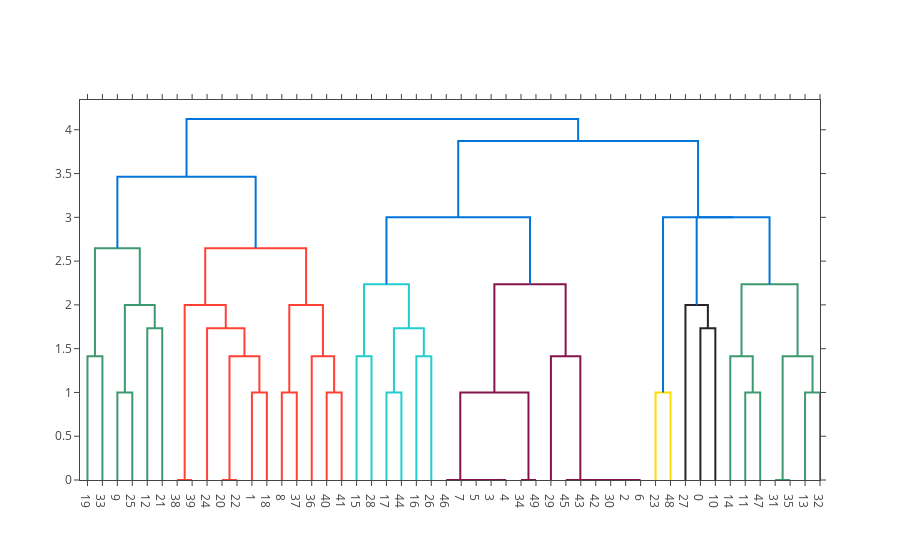

The code cell stored with this chart in its notebook:
### Code cell
dendro = ff.create_dendrogram(np.array(all_vectors[:50]))
iplot(dendro, filename='all_dendrogram')

### Figure 1 — Plotly figure (JSON) as saved in the notebook; plotly's stock layout.template omitted (floating-point values rounded to 4 significant figures)
{"data": [{"hoverinfo": "text", "marker": {"color": "rgb(61,153,112)"}, "mode": "lines", "type": "scatter", "uid": "bee4ff83-dc3b-4d88-ae21-8fc9eb14c9f7", "x": [5, 5, 15, 15], "xaxis": "x", "y": [0, 1.414, 1.414, 0], "yaxis": "y"}, {"hoverinfo": "text", "marker": {"color": "rgb(61,153,112)"}, "mode": "lines", "type": "scatter", "uid": "7a336580-c521-47cd-80b1-fe51fad124b8", "x": [25, 25, 35, 35], "xaxis": "x", "y": [0, 1, 1, 0], "yaxis": "y"}, {"hoverinfo": "text", "marker": {"color": "rgb(61,153,112)"}, "mode": "lines", "type": "scatter", "uid": "4c040cac-b2a5-43d2-a360-6a9828d5dd9a", "x": [45, 45, 55, 55], "xaxis": "x", "y": [0, 1.732, 1.732, 0], "yaxis": "y"}, {"hoverinfo": "text", "marker": {"color": "rgb(61,153,112)"}, "mode": "lines", "type": "scatter", "uid": "cfd4208f-b3ec-41b6-8275-c4bc6eb8bc39", "x": [30, 30, 50, 50], "xaxis": "x", "y": [1, 2, 2, 1.732], "yaxis": "y"}, {"hoverinfo": "text", "marker": {"color": "rgb(61,153,112)"}, "mode": "lines", "type": "scatter", "uid": "ec16aa8d-8463-4cd1-9b2f-2eab59ce5c8b", "x": [10, 10, 40, 40], "xaxis": "x", "y": [1.414, 2.646, 2.646, 2], "yaxis": "y"}, {"hoverinfo": "text", "marker": {"color": "rgb(255,65,54)"}, "mode": "lines", "type": "scatter", "uid": "0daaec9e-f065-4a02-a86d-c1990ddf5f06", "x": [65, 65, 75, 75], "xaxis": "x", "y": [0, 0, 0, 0], "yaxis": "y"}, {"hoverinfo": "text", "marker": {"color": "rgb(255,65,54)"}, "mode": "lines", "type": "scatter", "uid": "1045a95e-1744-49e2-9e7a-b41ec4f42361", "x": [95, 95, 105, 105], "xaxis": "x", "y": [0, 0, 0, 0], "yaxis": "y"}, {"hoverinfo": "text", "marker": {"color": "rgb(255,65,54)"}, "mode": "lines", "type": "scatter", "uid": "d129a6f6-7a8b-4c47-87de-8b023b7c6417", "x": [115, 115, 125, 125], "xaxis": "x", "y": [0, 1, 1, 0], "yaxis": "y"}, {"hoverinfo": "text", "marker": {"color": "rgb(255,65,54)"}, "mode": "lines", "type": "scatter", "uid": "f191dd90-d801-47bb-b417-99a1220d47a2", "x": [100, 100, 120, 120], "xaxis": "x", "y": [0, 1.414, 1.414, 1], "yaxis": "y"}, {"hoverinfo": "text", "marker": {"color": "rgb(255,65,54)"}, "mode": "lines", "type": "scatter", "uid": "ee7ae0aa-c5d1-46b3-959b-ff22763a9663", "x": [85, 85, 110, 110], "xaxis": "x", "y": [0, 1.732, 1.732, 1.414], "yaxis": "y"}, {"hoverinfo": "text", "marker": {"color": "rgb(255,65,54)"}, "mode": "lines", "type": "scatter", "uid": "8c2bd6d5-f0f4-4fae-8dd3-27c8117e3e9d", "x": [70, 70, 97.5, 97.5], "xaxis": "x", "y": [0, 2, 2, 1.732], "yaxis": "y"}, {"hoverinfo": "text", "marker": {"color": "rgb(255,65,54)"}, "mode": "lines", "type": "scatter", "uid": "a1ab8b3c-9cbf-4e25-afe1-faccef19bbab", "x": [135, 135, 145, 145], "xaxis": "x", "y": [0, 1, 1, 0], "yaxis": "y"}, {"hoverinfo": "text", "marker": {"color": "rgb(255,65,54)"}, "mode": "lines", "type": "scatter", "uid": "08bb6567-21b5-4635-9116-cce4b034c09e", "x": [165, 165, 175, 175], "xaxis": "x", "y": [0, 1, 1, 0], "yaxis": "y"}, {"hoverinfo": "text", "marker": {"color": "rgb(255,65,54)"}, "mode": "lines", "type": "scatter", "uid": "f96bbaa1-6049-4799-aaef-7932a2ff3a0c", "x": [155, 155, 170, 170], "xaxis": "x", "y": [0, 1.414, 1.414, 1], "yaxis": "y"}, {"hoverinfo": "text", "marker": {"color": "rgb(255,65,54)"}, "mode": "lines", "type": "scatter", "uid": "80002eaf-2cfe-4036-9a4a-d6fbbe991682", "x": [140, 140, 162.5, 162.5], "xaxis": "x", "y": [1, 2, 2, 1.414], "yaxis": "y"}, {"hoverinfo": "text", "marker": {"color": "rgb(255,65,54)"}, "mode": "lines", "type": "scatter", "uid": "a5349712-cfe9-4bd4-8009-0c5fca98e747", "x": [83.75, 83.75, 151.2, 151.2], "xaxis": "x", "y": [2, 2.646, 2.646, 2], "yaxis": "y"}, {"hoverinfo": "text", "marker": {"color": "rgb(0,116,217)"}, "mode": "lines", "type": "scatter", "uid": "76a13743-2616-458b-b9aa-4aca5917fc18", "x": [25, 25, 117.5, 117.5], "xaxis": "x", "y": [2.646, 3.464, 3.464, 2.646], "yaxis": "y"}, {"hoverinfo": "text", "marker": {"color": "rgb(35,205,205)"}, "mode": "lines", "type": "scatter", "uid": "6b974817-7ffa-4743-95da-263872e6bc14", "x": [185, 185, 195, 195], "xaxis": "x", "y": [0, 1.414, 1.414, 0], "yaxis": "y"}, {"hoverinfo": "text", "marker": {"color": "rgb(35,205,205)"}, "mode": "lines", "type": "scatter", "uid": "7476d885-9f65-454c-a768-12fe646b2c8c", "x": [205, 205, 215, 215], "xaxis": "x", "y": [0, 1, 1, 0], "yaxis": "y"}, {"hoverinfo": "text", "marker": {"color": "rgb(35,205,205)"}, "mode": "lines", "type": "scatter", "uid": "785e31bc-5702-4615-b9ec-1ba6b67a5d96", "x": [225, 225, 235, 235], "xaxis": "x", "y": [0, 1.414, 1.414, 0], "yaxis": "y"}, {"hoverinfo": "text", "marker": {"color": "rgb(35,205,205)"}, "mode": "lines", "type": "scatter", "uid": "4dd6adf7-2963-4e0a-a88c-647e4386a8ca", "x": [210, 210, 230, 230], "xaxis": "x", "y": [1, 1.732, 1.732, 1.414], "yaxis": "y"}, {"hoverinfo": "text", "marker": {"color": "rgb(35,205,205)"}, "mode": "lines", "type": "scatter", "uid": "c5a9164b-2e8d-4b5a-8ea8-1b729a115c42", "x": [190, 190, 220, 220], "xaxis": "x", "y": [1.414, 2.236, 2.236, 1.732], "yaxis": "y"}, {"hoverinfo": "text", "marker": {"color": "rgb(133,20,75)"}, "mode": "lines", "type": "scatter", "uid": "b481d6fe-86f6-40aa-9d70-8565556f3723", "x": [275, 275, 285, 285], "xaxis": "x", "y": [0, 0, 0, 0], "yaxis": "y"}, {"hoverinfo": "text", "marker": {"color": "rgb(133,20,75)"}, "mode": "lines", "type": "scatter", "uid": "1f0f4cc2-4d65-4c3b-90af-9038e2c0cda5", "x": [265, 265, 280, 280], "xaxis": "x", "y": [0, 0, 0, 0], "yaxis": "y"}, {"hoverinfo": "text", "marker": {"color": "rgb(133,20,75)"}, "mode": "lines", "type": "scatter", "uid": "07654804-5d3d-46fe-bf0f-c9da678cd9ae", "x": [255, 255, 272.5, 272.5], "xaxis": "x", "y": [0, 0, 0, 0], "yaxis": "y"}, {"hoverinfo": "text", "marker": {"color": "rgb(133,20,75)"}, "mode": "lines", "type": "scatter", "uid": "ff0430d9-ad3d-4f38-a80f-e5e5345eba7a", "x": [245, 245, 263.8, 263.8], "xaxis": "x", "y": [0, 0, 0, 0], "yaxis": "y"}, {"hoverinfo": "text", "marker": {"color": "rgb(133,20,75)"}, "mode": "lines", "type": "scatter", "uid": "b0cd519e-b5a3-4721-bb45-f39d40c51c83", "x": [295, 295, 305, 305], "xaxis": "x", "y": [0, 0, 0, 0], "yaxis": "y"}, {"hoverinfo": "text", "marker": {"color": "rgb(133,20,75)"}, "mode": "lines", "type": "scatter", "uid": "5173379e-daa3-4201-98b9-35ca56e8eb5a", "x": [254.4, 254.4, 300, 300], "xaxis": "x", "y": [0, 1, 1, 0], "yaxis": "y"}, {"hoverinfo": "text", "marker": {"color": "rgb(133,20,75)"}, "mode": "lines", "type": "scatter", "uid": "9cf0a3b0-e6e5-4e90-87e4-93e5a317d21d", "x": [365, 365, 375, 375], "xaxis": "x", "y": [0, 0, 0, 0], "yaxis": "y"}, {"hoverinfo": "text", "marker": {"color": "rgb(133,20,75)"}, "mode": "lines", "type": "scatter", "uid": "0a55e7e1-befc-48be-b33e-1f2af9b8820e", "x": [355, 355, 370, 370], "xaxis": "x", "y": [0, 0, 0, 0], "yaxis": "y"}, {"hoverinfo": "text", "marker": {"color": "rgb(133,20,75)"}, "mode": "lines", "type": "scatter", "uid": "ab02f4be-67b4-4c94-a4bb-b5c50f101b41", "x": [345, 345, 362.5, 362.5], "xaxis": "x", "y": [0, 0, 0, 0], "yaxis": "y"}, {"hoverinfo": "text", "marker": {"color": "rgb(133,20,75)"}, "mode": "lines", "type": "scatter", "uid": "fe551a54-3ab1-4fe0-bd71-0383e55c14a7", "x": [335, 335, 353.8, 353.8], "xaxis": "x", "y": [0, 0, 0, 0], "yaxis": "y"}, {"hoverinfo": "text", "marker": {"color": "rgb(133,20,75)"}, "mode": "lines", "type": "scatter", "uid": "4486ddd5-8259-4e83-bd16-6d131eb8e6ab", "x": [325, 325, 344.4, 344.4], "xaxis": "x", "y": [0, 0, 0, 0], "yaxis": "y"}, {"hoverinfo": "text", "marker": {"color": "rgb(133,20,75)"}, "mode": "lines", "type": "scatter", "uid": "70a84ccf-a35b-4c7d-80a6-5812151d200f", "x": [315, 315, 334.7, 334.7], "xaxis": "x", "y": [0, 1.414, 1.414, 0], "yaxis": "y"}, {"hoverinfo": "text", "marker": {"color": "rgb(133,20,75)"}, "mode": "lines", "type": "scatter", "uid": "33be4804-c2b6-4f50-9514-4621fec4c9f9", "x": [277.2, 277.2, 324.8, 324.8], "xaxis": "x", "y": [1, 2.236, 2.236, 1.414], "yaxis": "y"}, {"hoverinfo": "text", "marker": {"color": "rgb(0,116,217)"}, "mode": "lines", "type": "scatter", "uid": "ba2a1fb9-5afc-4b3e-91f5-f4abcf38b178", "x": [205, 205, 301.0, 301.0], "xaxis": "x", "y": [2.236, 3, 3, 2.236], "yaxis": "y"}, {"hoverinfo": "text", "marker": {"color": "rgb(255,220,0)"}, "mode": "lines", "type": "scatter", "uid": "ffa94756-e631-4f67-adf7-8d1ac7f650ac", "x": [385, 385, 395, 395], "xaxis": "x", "y": [0, 1, 1, 0], "yaxis": "y"}, {"hoverinfo": "text", "marker": {"color": "rgb(40,35,35)"}, "mode": "lines", "type": "scatter", "uid": "323f255d-ca22-4ea4-b06d-2751ff712286", "x": [415, 415, 425, 425], "xaxis": "x", "y": [0, 1.732, 1.732, 0], "yaxis": "y"}, {"hoverinfo": "text", "marker": {"color": "rgb(40,35,35)"}, "mode": "lines", "type": "scatter", "uid": "87420843-b504-47d6-bf61-cf8c61c24496", "x": [405, 405, 420, 420], "xaxis": "x", "y": [0, 2, 2, 1.732], "yaxis": "y"}, {"hoverinfo": "text", "marker": {"color": "rgb(61,153,112)"}, "mode": "lines", "type": "scatter", "uid": "8e2ca893-0ab7-4d20-ba93-2c22f78da0bc", "x": [445, 445, 455, 455], "xaxis": "x", "y": [0, 1, 1, 0], "yaxis": "y"}, {"hoverinfo": "text", "marker": {"color": "rgb(61,153,112)"}, "mode": "lines", "type": "scatter", "uid": "539dc3ba-071b-4c00-b207-1155a1fd22a8", "x": [435, 435, 450, 450], "xaxis": "x", "y": [0, 1.414, 1.414, 1], "yaxis": "y"}, {"hoverinfo": "text", "marker": {"color": "rgb(61,153,112)"}, "mode": "lines", "type": "scatter", "uid": "63eb16cd-cc5a-47c6-bb78-7b6667092753", "x": [465, 465, 475, 475], "xaxis": "x", "y": [0, 0, 0, 0], "yaxis": "y"}, {"hoverinfo": "text", "marker": {"color": "rgb(61,153,112)"}, "mode": "lines", "type": "scatter", "uid": "52c11a98-9277-40ec-9746-3345b1e3909e", "x": [485, 485, 495, 495], "xaxis": "x", "y": [0, 1, 1, 0], "yaxis": "y"}, {"hoverinfo": "text", "marker": {"color": "rgb(61,153,112)"}, "mode": "lines", "type": "scatter", "uid": "764ee2c2-ba4b-440f-89e7-f9d4c0a667d6", "x": [470, 470, 490, 490], "xaxis": "x", "y": [0, 1.414, 1.414, 1], "yaxis": "y"}, {"hoverinfo": "text", "marker": {"color": "rgb(61,153,112)"}, "mode": "lines", "type": "scatter", "uid": "27046129-225a-43a3-be0a-ed54cf1d5f66", "x": [442.5, 442.5, 480, 480], "xaxis": "x", "y": [1.414, 2.236, 2.236, 1.414], "yaxis": "y"}, {"hoverinfo": "text", "marker": {"color": "rgb(0,116,217)"}, "mode": "lines", "type": "scatter", "uid": "86e74999-52ab-43a6-acb3-458bf1581267", "x": [412.5, 412.5, 461.2, 461.2], "xaxis": "x", "y": [2, 3, 3, 2.236], "yaxis": "y"}, {"hoverinfo": "text", "marker": {"color": "rgb(0,116,217)"}, "mode": "lines", "type": "scatter", "uid": "b02d8c7a-473b-4891-b212-83066b15bf67", "x": [390, 390, 436.9, 436.9], "xaxis": "x", "y": [1, 3, 3, 3], "yaxis": "y"}, {"hoverinfo": "text", "marker": {"color": "rgb(0,116,217)"}, "mode": "lines", "type": "scatter", "uid": "825f0f8c-03c8-4b3b-81e5-ee53a61ef2ad", "x": [253.0, 253.0, 413.4, 413.4], "xaxis": "x", "y": [3, 3.873, 3.873, 3], "yaxis": "y"}, {"hoverinfo": "text", "marker": {"color": "rgb(0,116,217)"}, "mode": "lines", "type": "scatter", "uid": "375519b1-d0a2-4cfc-9cad-44031312dcfe", "x": [71.25, 71.25, 333.2, 333.2], "xaxis": "x", "y": [3.464, 4.123, 4.123, 3.873], "yaxis": "y"}], "layout": {"autosize": false, "height": null, "hovermode": "closest", "showlegend": false, "width": null, "xaxis": {"mirror": "allticks", "rangemode": "tozero", "showgrid": false, "showline": true, "showticklabels": true, "tickmode": "array", "ticks": "outside", "ticktext": ["19", "33", "9", "25", "12", "21", "38", "39", "24", "20", "22", "1", "18", "8", "37", "36", "40", "41", "15", "28", "17", "44", "16", "26", "46", "7", "5", "3", "4", "34", "49", "29", "45", "43", "42", "30", "2", "6", "23", "48", "27", "0", "10", "14", "11", "47", "31", "35", "13", "32"], "tickvals": [5, 15, 25, 35, 45, 55, 65, 75, 85, 95, 105, 115, 125, 135, 145, 155, 165, 175, 185, 195, 205, 215, 225, 235, 245, 255, 265, 275, 285, 295, 305, 315, 325, 335, 345, 355, 365, 375, 385, 395, 405, 415, 425, 435, 445, 455, 465, 475, 485, 495], "type": "linear", "zeroline": false}, "yaxis": {"mirror": "allticks", "rangemode": "tozero", "showgrid": false, "showline": true, "showticklabels": true, "ticks": "outside", "type": "linear", "zeroline": false}}}
